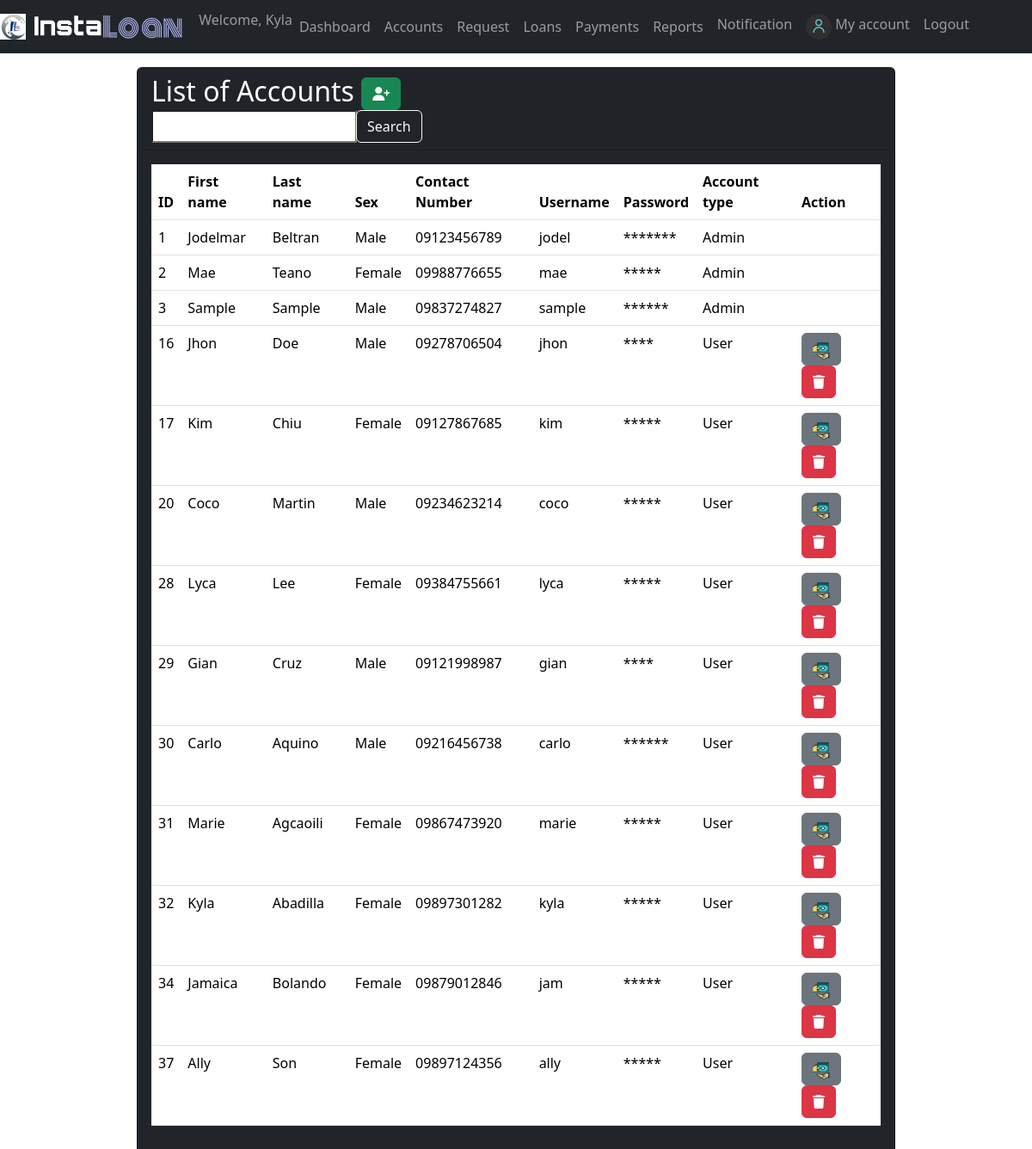
Page /Admin/adminview.php (signed in) on the committed database.
### tables this page shows
CREATE TABLE `users` (
  `user_id` int(100) NOT NULL,
  `first_name` varchar(32) NOT NULL,
  `last_name` varchar(32) NOT NULL,
  `sex` varchar(6) NOT NULL,
  `contact_number` varchar(11) NOT NULL,
  `email` varchar(30) DEFAULT NULL,
  `birthdate` date DEFAULT NULL,
  `address` varchar(100) DEFAULT NULL,
  `username` varchar(32) NOT NULL,
  `password` varchar(32) NOT NULL,
  `acct_type` varchar(10) NOT NULL DEFAULT 'User'
);

### Admin/adminview.php (the view, shortened to what this page needs)
<?php
    include("../config.php");
    $user_check=$_SESSION['user'];
    $sql="SELECT * FROM users WHERE username='$user_check'";
    $stmt=$conn->query($sql);
    $row=$stmt->fetch(PDO::FETCH_ASSOC);
    $login_user=$row['first_name'];
 ?>
<!DOCTYPE html>
<html lang="en">
<head>
	<link rel="stylesheet" href="../bootstrap/css/bootstrap.css">
	<link rel="stylesheet" href="../Lending App/bootstrap/css/bootstrap.min.css">
    <link rel="stylesheet" href="../fontawesome/css/all.css">
    <link rel="stylesheet" href="../styles.css">
</head>
<body>
	<nav class="navbar navbar-expand-lg navbar-dark bg-dark">
		<a class="navbar-brand" href="#">
            <img src="../img/logo.png" width="30" height="30" class="d-inline-block align-top" alt="">
			<img src="../img/logo1.png" width="180" height="30" class="d-inline-block align-top" alt="">
        </a>
		<div class="collapse navbar-collapse" id="navbarSupportedContent">
			<ul class="navbar-nav mr-auto">
                <li class="nav-item">
					<span class="navbar-text">Welcome, <?php echo $login_user ?></span>
				</li>
                <li class="nav-item">
					<a class="nav-link" href="dashboard.php">Dashboard</a>
				</li>
				<li class="nav-item active">
					<a class="nav-link" href="adminview.php">Accounts <span class="sr-only">(current)</span></a>
				</li>
				<li class="nav-item">
					<a class="nav-link" href="request.php">Request</a>
				</li>
                <li class="nav-item">
					<a class="nav-link" href="loans.php">Loans</a>
				</li>
                <li class="nav-item">
					<a class="nav-link" href="payment.php">Payments</a>
				</li>
                <li class="nav-item">
					<a class="nav-link" href="reports.php">Reports</a>
				</li>
			</ul>
            <?php
                $sql="SELECT * FROM notification WHERE receiver='Admin' AND status='unread'";
                $stmt=$conn->query($sql);
                $num=$stmt->rowCount();
            ?>
			<ul class="navbar-nav ml-auto">
                <li class="nav-item">
                    <a class="nav-link" href="../notification.php">Notification <?php if($num>0) echo "<span class='badge badge-danger'>$num</span>" ?></a>
                </li>
                <li class="nav-item">
					<a class="nav-link" href="../profile.php">
                        <img src="../img/user.png" width="30" height="30" class="d-inline-block align-top" alt="">
                        My account
                    </a>
				</li>
				<li class="nav-item">
					<a class="nav-link btn btn-info btn-md" href="../logout.php">Logout</a>
				</li>
			</ul>
		</div>
	</nav>
    <main class="container-fluid cont-tb pt-3">
        <div class="card con-tb text-white bg-dark mx-auto">
            <div class="card-header">
                <h2 class="d-inline">List of Accounts
                <span><button type="button" class="btn btn-success" data-toggle="modal" data-target="#addModal"><i class="fas fa-user-plus"></i></button></span>
                </h2>
                <form action="" method="POST" class="float-right">
                    <div class="input-group">
                        <input type="text" name="val" value="<?php echo htmlentities(isset($_POST['val'])?$_POST['val']:''); ?>">
                        <div class="input-group-append">
                            <button class="btn btn-outline-light" type="submit" name="search">Search</button>
                        </div>
                    </div>
                </form>
            </div>
            <div class="card-body">
                <table class="table table-hover table-responsive">
                    <thead>
                        <tr>
                            <th>ID</th>
                            <th>First name</th>
                            <th>Last name</th>
                            <th>Sex</th>
                            <th>Contact Number</th>
                            <th>Username</th>
                            <th>Password</th>
                            <th>Account type</th>
                            <th>Action</th>
                        </tr>
                    </thead>
                    <tbody>
                        <?php
                            if(isset($_POST['search'])){
                                $val=$_POST['val'];
                                $sql="SELECT * FROM users
                                    WHERE CONCAT(first_name,' ',last_name) LIKE '%$val%' OR first_name LIKE '%$val%' OR last_name LIKE '%$val%'";
                            }
                            else{
                                $sql="SELECT * FROM users";
                            }
                            $stmt=$conn->query($sql);
                            while($row=$stmt->fetch(PDO::FETCH_ASSOC)){
                        ?>
                        <tr>
                            <td><?php echo $row['user_id']; ?></td>
                            <td><?php echo $row['first_name']; ?></td>
                            <td><?php echo $row['last_name']; ?></td>
                            <td><?php echo $row['sex']; ?></td>
                            <td><?php echo $row['contact_number']; ?></td>
                            <td><?php echo $row['username']; ?></td>
                            <td><?php echo str_repeat("*",strlen($row['password'])); ?></td>
                            <td><?php echo $row['acct_type']; ?></td>
                            <td> <?php if($row['acct_type']=="User"){ ?>
                                <a href="../User/applyloan.php?id=<?php echo $row['user_id'] ?>" role="button" class="btn btn-secondary"><img src="../img/loan.png" alt="" width="20" height="20"></a>
                                <button class="btn btn-danger" data-toggle="modal" data-target="#deleteModal" onClick="delId(<?php echo $row['user_id'] ?>)"><i class="fas fa-trash"></i></button>
                            </td> <?php } ?>
                        </tr>
                        <?php } ?>
                    </tbody>
                </table>
            </div>
        </div>
    </main>
</body>
</html>

### styles.css (style rules this page uses)
.con-tb { width: 100%; }
@media all and (min-width: 768px) { .con-tb { width: 100%; } }
@media all and (min-width: 1200px) { .con-tb { width: 75%; } }

### Admin/adminview.php (style rules this page uses)
.con-tb { width: 100%; }
@media all and (min-width: 1200px) { .con-tb { width: 75%; } }

### rows in the picture
users: first_name "Kyla", user_id "32", last_name "Abadilla", sex "Female", contact_number "09897301282", username "kyla", password "*****", acct_type "User"
users: user_id "1", first_name "Jodelmar", last_name "Beltran", sex "Male", contact_number "09123456789", username "jodel", password "*******", acct_type "Admin"
users: user_id "2", first_name "Mae", last_name "Teano", sex "Female", contact_number "09988776655", username "mae", password "*****", acct_type "Admin"
users: user_id "3", first_name "Sample", last_name "Sample", sex "Male", contact_number "09837274827", username "sample", password "******", acct_type "Admin"
users: user_id "16", first_name "Jhon", last_name "Doe", sex "Male", contact_number "09278706504", username "jhon", password "****", acct_type "User"
users: user_id "17", first_name "Kim", last_name "Chiu", sex "Female", contact_number "09127867685", username "kim", password "*****", acct_type "User"
users: user_id "20", first_name "Coco", last_name "Martin", sex "Male", contact_number "09234623214", username "coco", password "*****", acct_type "User"
users: user_id "28", first_name "Lyca", last_name "Lee", sex "Female", contact_number "09384755661", username "lyca", password "*****", acct_type "User"
users: user_id "29", first_name "Gian", last_name "Cruz", sex "Male", contact_number "09121998987", username "gian", password "****", acct_type "User"
users: user_id "30", first_name "Carlo", last_name "Aquino", sex "Male", contact_number "09216456738", username "carlo", password "******", acct_type "User"
users: user_id "31", first_name "Marie", last_name "Agcaoili", sex "Female", contact_number "09867473920", username "marie", password "*****", acct_type "User"
users: user_id "34", first_name "Jamaica", last_name "Bolando", sex "Female", contact_number "09879012846", username "jam", password "*****", acct_type "User"
users: user_id "37", first_name "Ally", last_name "Son", sex "Female", contact_number "09897124356", username "ally", password "*****", acct_type "User"
